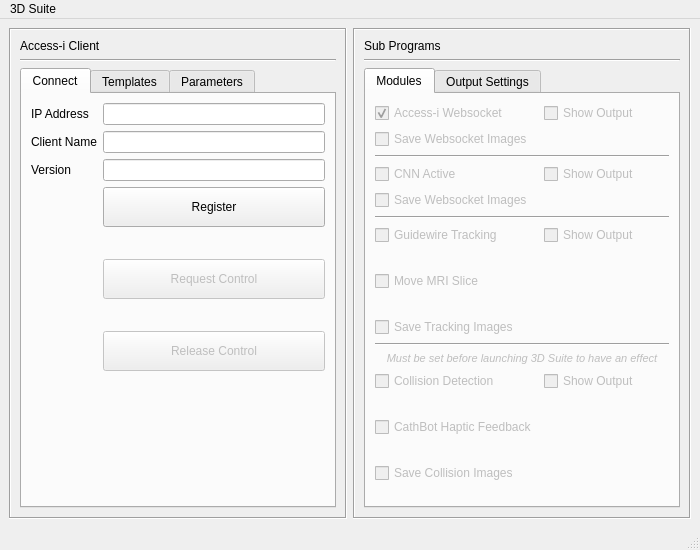
<?xml version="1.0" encoding="UTF-8"?>
<ui version="4.0">
 <class>MainWindow</class>
 <widget class="QMainWindow" name="MainWindow">
  <property name="geometry">
   <rect>
    <x>0</x>
    <y>0</y>
    <width>700</width>
    <height>550</height>
   </rect>
  </property>
  <property name="minimumSize">
   <size>
    <width>700</width>
    <height>550</height>
   </size>
  </property>
  <property name="maximumSize">
   <size>
    <width>16777215</width>
    <height>16777215</height>
   </size>
  </property>
  <property name="windowTitle">
   <string>MainWindow</string>
  </property>
  <widget class="QWidget" name="centralwidget">
   <layout class="QHBoxLayout" name="horizontalLayout">
    <item>
     <widget class="QFrame" name="AccessiClient">
      <property name="frameShape">
       <enum>QFrame::Shape::Box</enum>
      </property>
      <property name="frameShadow">
       <enum>QFrame::Shadow::Sunken</enum>
      </property>
      <layout class="QVBoxLayout" name="verticalLayout">
       <item>
        <widget class="QLabel" name="label">
         <property name="text">
          <string>Access-i Client</string>
         </property>
        </widget>
       </item>
       <item>
        <widget class="Line" name="line">
         <property name="orientation">
          <enum>Qt::Orientation::Horizontal</enum>
         </property>
        </widget>
       </item>
       <item>
        <widget class="QTabWidget" name="tabWidget">
         <property name="currentIndex">
          <number>0</number>
         </property>
         <widget class="QWidget" name="tab">
          <attribute name="title">
           <string>Connect</string>
          </attribute>
          <layout class="QFormLayout" name="formLayout">
           <item row="0" column="0">
            <widget class="QLabel" name="label_3">
             <property name="text">
              <string>IP Address</string>
             </property>
            </widget>
           </item>
           <item row="1" column="0">
            <widget class="QLabel" name="label_4">
             <property name="text">
              <string>Client Name</string>
             </property>
            </widget>
           </item>
           <item row="0" column="1">
            <widget class="QLineEdit" name="field_ip_address"/>
           </item>
           <item row="1" column="1">
            <widget class="QLineEdit" name="field_client_name"/>
           </item>
           <item row="2" column="0">
            <widget class="QLabel" name="label_5">
             <property name="text">
              <string>Version</string>
             </property>
            </widget>
           </item>
           <item row="2" column="1">
            <widget class="QLineEdit" name="field_version"/>
           </item>
           <item row="3" column="1">
            <widget class="QPushButton" name="button_register">
             <property name="enabled">
              <bool>true</bool>
             </property>
             <property name="minimumSize">
              <size>
               <width>0</width>
               <height>40</height>
              </size>
             </property>
             <property name="text">
              <string>Register</string>
             </property>
            </widget>
           </item>
           <item row="3" column="0">
            <spacer name="horizontalSpacer">
             <property name="orientation">
              <enum>Qt::Orientation::Horizontal</enum>
             </property>
             <property name="sizeHint" stdset="0">
              <size>
               <width>40</width>
               <height>20</height>
              </size>
             </property>
            </spacer>
           </item>
           <item row="4" column="1">
            <widget class="QLabel" name="status_register">
             <property name="text">
              <string/>
             </property>
             <property name="alignment">
              <set>Qt::AlignmentFlag::AlignCenter</set>
             </property>
             <property name="wordWrap">
              <bool>true</bool>
             </property>
             <property name="textInteractionFlags">
              <set>Qt::TextInteractionFlag::LinksAccessibleByKeyboard|Qt::TextInteractionFlag::LinksAccessibleByMouse|Qt::TextInteractionFlag::TextBrowserInteraction|Qt::TextInteractionFlag::TextSelectableByKeyboard|Qt::TextInteractionFlag::TextSelectableByMouse</set>
             </property>
            </widget>
           </item>
           <item row="4" column="0">
            <spacer name="horizontalSpacer_2">
             <property name="orientation">
              <enum>Qt::Orientation::Horizontal</enum>
             </property>
             <property name="sizeHint" stdset="0">
              <size>
               <width>40</width>
               <height>20</height>
              </size>
             </property>
            </spacer>
           </item>
           <item row="8" column="0">
            <spacer name="horizontalSpacer_3">
             <property name="orientation">
              <enum>Qt::Orientation::Horizontal</enum>
             </property>
             <property name="sizeHint" stdset="0">
              <size>
               <width>40</width>
               <height>20</height>
              </size>
             </property>
            </spacer>
           </item>
           <item row="8" column="1">
            <widget class="QLabel" name="status_release_control">
             <property name="text">
              <string/>
             </property>
             <property name="alignment">
              <set>Qt::AlignmentFlag::AlignCenter</set>
             </property>
             <property name="wordWrap">
              <bool>true</bool>
             </property>
             <property name="textInteractionFlags">
              <set>Qt::TextInteractionFlag::LinksAccessibleByKeyboard|Qt::TextInteractionFlag::LinksAccessibleByMouse|Qt::TextInteractionFlag::TextBrowserInteraction|Qt::TextInteractionFlag::TextSelectableByKeyboard|Qt::TextInteractionFlag::TextSelectableByMouse</set>
             </property>
            </widget>
           </item>
           <item row="6" column="0">
            <spacer name="horizontalSpacer_4">
             <property name="orientation">
              <enum>Qt::Orientation::Horizontal</enum>
             </property>
             <property name="sizeHint" stdset="0">
              <size>
               <width>40</width>
               <height>20</height>
              </size>
             </property>
            </spacer>
           </item>
           <item row="5" column="0">
            <spacer name="horizontalSpacer_5">
             <property name="orientation">
              <enum>Qt::Orientation::Horizontal</enum>
             </property>
             <property name="sizeHint" stdset="0">
              <size>
               <width>40</width>
               <height>20</height>
              </size>
             </property>
            </spacer>
           </item>
           <item row="5" column="1">
            <widget class="QPushButton" name="button_request_control">
             <property name="enabled">
              <bool>false</bool>
             </property>
             <property name="minimumSize">
              <size>
               <width>0</width>
               <height>40</height>
              </size>
             </property>
             <property name="text">
              <string>Request Control</string>
             </property>
            </widget>
           </item>
           <item row="7" column="0">
            <spacer name="horizontalSpacer_6">
             <property name="orientation">
              <enum>Qt::Orientation::Horizontal</enum>
             </property>
             <property name="sizeHint" stdset="0">
              <size>
               <width>40</width>
               <height>20</height>
              </size>
             </property>
            </spacer>
           </item>
           <item row="6" column="1">
            <widget class="QLabel" name="status_request_control">
             <property name="text">
              <string/>
             </property>
             <property name="alignment">
              <set>Qt::AlignmentFlag::AlignCenter</set>
             </property>
             <property name="wordWrap">
              <bool>true</bool>
             </property>
             <property name="textInteractionFlags">
              <set>Qt::TextInteractionFlag::LinksAccessibleByKeyboard|Qt::TextInteractionFlag::LinksAccessibleByMouse|Qt::TextInteractionFlag::TextBrowserInteraction|Qt::TextInteractionFlag::TextSelectableByKeyboard|Qt::TextInteractionFlag::TextSelectableByMouse</set>
             </property>
            </widget>
           </item>
           <item row="7" column="1">
            <widget class="QPushButton" name="button_release_control">
             <property name="enabled">
              <bool>false</bool>
             </property>
             <property name="minimumSize">
              <size>
               <width>0</width>
               <height>40</height>
              </size>
             </property>
             <property name="text">
              <string>Release Control</string>
             </property>
            </widget>
           </item>
          </layout>
         </widget>
         <widget class="QWidget" name="tab_2">
          <attribute name="title">
           <string>Templates</string>
          </attribute>
          <layout class="QVBoxLayout" name="verticalLayout_3">
           <item>
            <widget class="QPushButton" name="button_get_templates">
             <property name="enabled">
              <bool>false</bool>
             </property>
             <property name="text">
              <string>Get Templates</string>
             </property>
            </widget>
           </item>
           <item>
            <widget class="QTableWidget" name="table_templates">
             <property name="editTriggers">
              <set>QAbstractItemView::EditTrigger::NoEditTriggers</set>
             </property>
             <property name="showDropIndicator" stdset="0">
              <bool>false</bool>
             </property>
             <property name="dragDropOverwriteMode">
              <bool>false</bool>
             </property>
             <property name="selectionBehavior">
              <enum>QAbstractItemView::SelectionBehavior::SelectRows</enum>
             </property>
             <column>
              <property name="text">
               <string>Name</string>
              </property>
             </column>
             <column>
              <property name="text">
               <string>Interactive</string>
              </property>
             </column>
             <column>
              <property name="text">
               <string>ID</string>
              </property>
             </column>
            </widget>
           </item>
           <item>
            <widget class="QPushButton" name="button_open_template">
             <property name="enabled">
              <bool>false</bool>
             </property>
             <property name="text">
              <string>Open Template</string>
             </property>
            </widget>
           </item>
           <item>
            <widget class="QLabel" name="status_open_template">
             <property name="text">
              <string/>
             </property>
             <property name="alignment">
              <set>Qt::AlignmentFlag::AlignCenter</set>
             </property>
             <property name="wordWrap">
              <bool>true</bool>
             </property>
             <property name="textInteractionFlags">
              <set>Qt::TextInteractionFlag::LinksAccessibleByKeyboard|Qt::TextInteractionFlag::LinksAccessibleByMouse|Qt::TextInteractionFlag::TextBrowserInteraction|Qt::TextInteractionFlag::TextSelectableByKeyboard|Qt::TextInteractionFlag::TextSelectableByMouse</set>
             </property>
            </widget>
           </item>
           <item>
            <layout class="QHBoxLayout" name="horizontalLayout_2">
             <property name="topMargin">
              <number>0</number>
             </property>
             <item>
              <widget class="QPushButton" name="button_start_template">
               <property name="enabled">
                <bool>false</bool>
               </property>
               <property name="minimumSize">
                <size>
                 <width>0</width>
                 <height>50</height>
                </size>
               </property>
               <property name="font">
                <font>
                 <pointsize>10</pointsize>
                 <bold>true</bold>
                </font>
               </property>
               <property name="text">
                <string>Start</string>
               </property>
              </widget>
             </item>
             <item>
              <widget class="QPushButton" name="button_stop_template">
               <property name="enabled">
                <bool>false</bool>
               </property>
               <property name="minimumSize">
                <size>
                 <width>0</width>
                 <height>50</height>
                </size>
               </property>
               <property name="font">
                <font>
                 <pointsize>10</pointsize>
                 <bold>true</bold>
                </font>
               </property>
               <property name="text">
                <string>Stop/Close Template</string>
               </property>
              </widget>
             </item>
            </layout>
           </item>
           <item>
            <widget class="QLabel" name="status_start_stop_template">
             <property name="text">
              <string/>
             </property>
             <property name="alignment">
              <set>Qt::AlignmentFlag::AlignCenter</set>
             </property>
             <property name="wordWrap">
              <bool>true</bool>
             </property>
             <property name="textInteractionFlags">
              <set>Qt::TextInteractionFlag::LinksAccessibleByKeyboard|Qt::TextInteractionFlag::LinksAccessibleByMouse|Qt::TextInteractionFlag::TextBrowserInteraction|Qt::TextInteractionFlag::TextSelectableByKeyboard|Qt::TextInteractionFlag::TextSelectableByMouse</set>
             </property>
            </widget>
           </item>
          </layout>
         </widget>
         <widget class="QWidget" name="tab_5">
          <attribute name="title">
           <string>Parameters</string>
          </attribute>
          <layout class="QFormLayout" name="formLayout_2">
           <item row="0" column="0">
            <widget class="QLabel" name="label_6">
             <property name="font">
              <font>
               <bold>true</bold>
              </font>
             </property>
             <property name="text">
              <string>Get Parameter</string>
             </property>
            </widget>
           </item>
           <item row="0" column="1">
            <spacer name="horizontalSpacer_7">
             <property name="orientation">
              <enum>Qt::Orientation::Horizontal</enum>
             </property>
             <property name="sizeHint" stdset="0">
              <size>
               <width>40</width>
               <height>20</height>
              </size>
             </property>
            </spacer>
           </item>
           <item row="1" column="0">
            <widget class="QLabel" name="label_7">
             <property name="text">
              <string>Parameter</string>
             </property>
            </widget>
           </item>
           <item row="1" column="1">
            <widget class="QComboBox" name="combo_get_parameter_choice"/>
           </item>
           <item row="2" column="0" colspan="2">
            <widget class="QPushButton" name="button_get_parameter">
             <property name="enabled">
              <bool>false</bool>
             </property>
             <property name="minimumSize">
              <size>
               <width>0</width>
               <height>40</height>
              </size>
             </property>
             <property name="text">
              <string>Get Parameter</string>
             </property>
            </widget>
           </item>
           <item row="3" column="0" colspan="2">
            <widget class="QLabel" name="status_get_parameter">
             <property name="text">
              <string/>
             </property>
             <property name="wordWrap">
              <bool>true</bool>
             </property>
             <property name="textInteractionFlags">
              <set>Qt::TextInteractionFlag::LinksAccessibleByKeyboard|Qt::TextInteractionFlag::LinksAccessibleByMouse|Qt::TextInteractionFlag::TextBrowserInteraction|Qt::TextInteractionFlag::TextSelectableByKeyboard|Qt::TextInteractionFlag::TextSelectableByMouse</set>
             </property>
            </widget>
           </item>
           <item row="4" column="0" colspan="2">
            <widget class="Line" name="line_3">
             <property name="minimumSize">
              <size>
               <width>0</width>
               <height>0</height>
              </size>
             </property>
             <property name="orientation">
              <enum>Qt::Orientation::Horizontal</enum>
             </property>
            </widget>
           </item>
           <item row="5" column="0">
            <widget class="QLabel" name="label_8">
             <property name="font">
              <font>
               <bold>true</bold>
              </font>
             </property>
             <property name="text">
              <string>Set Parameter</string>
             </property>
            </widget>
           </item>
           <item row="5" column="1">
            <spacer name="horizontalSpacer_8">
             <property name="orientation">
              <enum>Qt::Orientation::Horizontal</enum>
             </property>
             <property name="sizeHint" stdset="0">
              <size>
               <width>40</width>
               <height>20</height>
              </size>
             </property>
            </spacer>
           </item>
           <item row="6" column="0">
            <widget class="QLabel" name="label_9">
             <property name="text">
              <string>Parameter</string>
             </property>
            </widget>
           </item>
           <item row="6" column="1">
            <widget class="QComboBox" name="combo_set_parameter_choice"/>
           </item>
           <item row="8" column="0" colspan="2">
            <widget class="QPushButton" name="button_set_parameter">
             <property name="enabled">
              <bool>false</bool>
             </property>
             <property name="minimumSize">
              <size>
               <width>0</width>
               <height>40</height>
              </size>
             </property>
             <property name="text">
              <string>Set Parameter</string>
             </property>
            </widget>
           </item>
           <item row="9" column="0" colspan="2">
            <widget class="QLabel" name="status_set_parameter">
             <property name="text">
              <string/>
             </property>
             <property name="wordWrap">
              <bool>true</bool>
             </property>
             <property name="textInteractionFlags">
              <set>Qt::TextInteractionFlag::LinksAccessibleByKeyboard|Qt::TextInteractionFlag::LinksAccessibleByMouse|Qt::TextInteractionFlag::TextBrowserInteraction|Qt::TextInteractionFlag::TextSelectableByKeyboard|Qt::TextInteractionFlag::TextSelectableByMouse</set>
             </property>
            </widget>
           </item>
           <item row="7" column="0">
            <widget class="QLabel" name="label_10">
             <property name="text">
              <string>Value</string>
             </property>
            </widget>
           </item>
           <item row="7" column="1">
            <widget class="QLineEdit" name="field_parameter_value"/>
           </item>
          </layout>
         </widget>
        </widget>
       </item>
      </layout>
     </widget>
    </item>
    <item>
     <widget class="QFrame" name="SubPrograms">
      <property name="frameShape">
       <enum>QFrame::Shape::Box</enum>
      </property>
      <property name="frameShadow">
       <enum>QFrame::Shadow::Sunken</enum>
      </property>
      <layout class="QVBoxLayout" name="verticalLayout_2">
       <item>
        <widget class="QLabel" name="label_2">
         <property name="text">
          <string>Sub Programs</string>
         </property>
        </widget>
       </item>
       <item>
        <widget class="Line" name="line_2">
         <property name="orientation">
          <enum>Qt::Orientation::Horizontal</enum>
         </property>
        </widget>
       </item>
       <item>
        <widget class="QTabWidget" name="tabWidget_2">
         <property name="currentIndex">
          <number>0</number>
         </property>
         <widget class="QWidget" name="tab_3">
          <attribute name="title">
           <string>Modules</string>
          </attribute>
          <layout class="QFormLayout" name="formLayout_3">
           <item row="1" column="0">
            <widget class="QCheckBox" name="check_websocket_active">
             <property name="enabled">
              <bool>false</bool>
             </property>
             <property name="text">
              <string>Access-i Websocket</string>
             </property>
             <property name="checked">
              <bool>true</bool>
             </property>
            </widget>
           </item>
           <item row="1" column="1">
            <widget class="QCheckBox" name="check_websocket_output">
             <property name="enabled">
              <bool>false</bool>
             </property>
             <property name="text">
              <string>Show Output</string>
             </property>
             <property name="checkable">
              <bool>true</bool>
             </property>
            </widget>
           </item>
           <item row="2" column="0">
            <widget class="QCheckBox" name="check_websocket_save">
             <property name="enabled">
              <bool>false</bool>
             </property>
             <property name="text">
              <string>Save Websocket Images</string>
             </property>
            </widget>
           </item>
           <item row="2" column="1">
            <widget class="QLabel" name="status_websocket_image">
             <property name="text">
              <string/>
             </property>
             <property name="wordWrap">
              <bool>true</bool>
             </property>
             <property name="textInteractionFlags">
              <set>Qt::TextInteractionFlag::LinksAccessibleByKeyboard|Qt::TextInteractionFlag::LinksAccessibleByMouse|Qt::TextInteractionFlag::TextBrowserInteraction|Qt::TextInteractionFlag::TextSelectableByKeyboard|Qt::TextInteractionFlag::TextSelectableByMouse</set>
             </property>
            </widget>
           </item>
           <item row="3" column="0" colspan="2">
            <widget class="Line" name="line_5">
             <property name="orientation">
              <enum>Qt::Orientation::Horizontal</enum>
             </property>
            </widget>
           </item>
           <item row="4" column="0">
            <widget class="QCheckBox" name="check_cnn_active">
             <property name="enabled">
              <bool>false</bool>
             </property>
             <property name="text">
              <string>CNN Active</string>
             </property>
            </widget>
           </item>
           <item row="4" column="1">
            <widget class="QCheckBox" name="check_cnn_output">
             <property name="enabled">
              <bool>false</bool>
             </property>
             <property name="text">
              <string>Show Output</string>
             </property>
            </widget>
           </item>
           <item row="5" column="0">
            <widget class="QCheckBox" name="check_cnn_save">
             <property name="enabled">
              <bool>false</bool>
             </property>
             <property name="text">
              <string>Save Websocket Images</string>
             </property>
            </widget>
           </item>
           <item row="5" column="1">
            <widget class="QLabel" name="status_cnn">
             <property name="text">
              <string/>
             </property>
             <property name="wordWrap">
              <bool>true</bool>
             </property>
             <property name="textInteractionFlags">
              <set>Qt::TextInteractionFlag::LinksAccessibleByKeyboard|Qt::TextInteractionFlag::LinksAccessibleByMouse|Qt::TextInteractionFlag::TextBrowserInteraction|Qt::TextInteractionFlag::TextSelectableByKeyboard|Qt::TextInteractionFlag::TextSelectableByMouse</set>
             </property>
            </widget>
           </item>
           <item row="6" column="0" colspan="2">
            <widget class="Line" name="line_6">
             <property name="orientation">
              <enum>Qt::Orientation::Horizontal</enum>
             </property>
            </widget>
           </item>
           <item row="7" column="0">
            <widget class="QCheckBox" name="check_guidewire_tracking_active">
             <property name="enabled">
              <bool>false</bool>
             </property>
             <property name="text">
              <string>Guidewire Tracking</string>
             </property>
            </widget>
           </item>
           <item row="7" column="1">
            <widget class="QCheckBox" name="check_tracking_output">
             <property name="enabled">
              <bool>false</bool>
             </property>
             <property name="text">
              <string>Show Output</string>
             </property>
            </widget>
           </item>
           <item row="8" column="0" colspan="2">
            <widget class="QLabel" name="status_guidewire_tracking">
             <property name="text">
              <string/>
             </property>
             <property name="wordWrap">
              <bool>true</bool>
             </property>
             <property name="textInteractionFlags">
              <set>Qt::TextInteractionFlag::LinksAccessibleByKeyboard|Qt::TextInteractionFlag::LinksAccessibleByMouse|Qt::TextInteractionFlag::TextBrowserInteraction|Qt::TextInteractionFlag::TextSelectableByKeyboard|Qt::TextInteractionFlag::TextSelectableByMouse</set>
             </property>
            </widget>
           </item>
           <item row="9" column="0">
            <widget class="QCheckBox" name="check_tracking_move_slice">
             <property name="enabled">
              <bool>false</bool>
             </property>
             <property name="text">
              <string>Move MRI Slice</string>
             </property>
            </widget>
           </item>
           <item row="10" column="0" colspan="2">
            <widget class="QLabel" name="status_move_mri_slice">
             <property name="text">
              <string/>
             </property>
             <property name="wordWrap">
              <bool>true</bool>
             </property>
             <property name="textInteractionFlags">
              <set>Qt::TextInteractionFlag::LinksAccessibleByKeyboard|Qt::TextInteractionFlag::LinksAccessibleByMouse|Qt::TextInteractionFlag::TextBrowserInteraction|Qt::TextInteractionFlag::TextSelectableByKeyboard|Qt::TextInteractionFlag::TextSelectableByMouse</set>
             </property>
            </widget>
           </item>
           <item row="11" column="0">
            <widget class="QCheckBox" name="check_tracking_save">
             <property name="enabled">
              <bool>false</bool>
             </property>
             <property name="text">
              <string>Save Tracking Images</string>
             </property>
            </widget>
           </item>
           <item row="12" column="0" colspan="2">
            <widget class="Line" name="line_7">
             <property name="orientation">
              <enum>Qt::Orientation::Horizontal</enum>
             </property>
            </widget>
           </item>
           <item row="14" column="0">
            <widget class="QCheckBox" name="check_collision_detection_active">
             <property name="enabled">
              <bool>false</bool>
             </property>
             <property name="text">
              <string>Collision Detection</string>
             </property>
            </widget>
           </item>
           <item row="14" column="1">
            <widget class="QCheckBox" name="check_collision_output">
             <property name="enabled">
              <bool>false</bool>
             </property>
             <property name="text">
              <string>Show Output</string>
             </property>
            </widget>
           </item>
           <item row="15" column="0" colspan="2">
            <widget class="QLabel" name="status_collision_detection">
             <property name="text">
              <string/>
             </property>
             <property name="wordWrap">
              <bool>true</bool>
             </property>
             <property name="textInteractionFlags">
              <set>Qt::TextInteractionFlag::LinksAccessibleByKeyboard|Qt::TextInteractionFlag::LinksAccessibleByMouse|Qt::TextInteractionFlag::TextBrowserInteraction|Qt::TextInteractionFlag::TextSelectableByKeyboard|Qt::TextInteractionFlag::TextSelectableByMouse</set>
             </property>
            </widget>
           </item>
           <item row="16" column="0">
            <widget class="QCheckBox" name="check_cathbot_collision_feedback">
             <property name="enabled">
              <bool>false</bool>
             </property>
             <property name="toolTip">
              <string>Requires Ixxat USB-to-CAN to be connected, drivers installed.</string>
             </property>
             <property name="text">
              <string>CathBot Haptic Feedback</string>
             </property>
            </widget>
           </item>
           <item row="17" column="0" colspan="2">
            <widget class="QLabel" name="status_cathbot_feedback">
             <property name="text">
              <string/>
             </property>
             <property name="wordWrap">
              <bool>true</bool>
             </property>
             <property name="textInteractionFlags">
              <set>Qt::TextInteractionFlag::LinksAccessibleByKeyboard|Qt::TextInteractionFlag::LinksAccessibleByMouse|Qt::TextInteractionFlag::TextBrowserInteraction|Qt::TextInteractionFlag::TextSelectableByKeyboard|Qt::TextInteractionFlag::TextSelectableByMouse</set>
             </property>
            </widget>
           </item>
           <item row="18" column="0">
            <widget class="QCheckBox" name="check_collision_save">
             <property name="enabled">
              <bool>false</bool>
             </property>
             <property name="text">
              <string>Save Collision Images</string>
             </property>
            </widget>
           </item>
           <item row="19" column="0">
            <widget class="Line" name="line_4">
             <property name="orientation">
              <enum>Qt::Orientation::Horizontal</enum>
             </property>
            </widget>
           </item>
           <item row="13" column="0" colspan="2">
            <widget class="QLabel" name="label_14">
             <property name="enabled">
              <bool>false</bool>
             </property>
             <property name="font">
              <font>
               <pointsize>8</pointsize>
               <italic>true</italic>
              </font>
             </property>
             <property name="text">
              <string>Must be set before launching 3D Suite to have an effect</string>
             </property>
             <property name="alignment">
              <set>Qt::AlignmentFlag::AlignCenter</set>
             </property>
             <property name="wordWrap">
              <bool>true</bool>
             </property>
             <property name="textInteractionFlags">
              <set>Qt::TextInteractionFlag::NoTextInteraction</set>
             </property>
            </widget>
           </item>
          </layout>
         </widget>
         <widget class="QWidget" name="tab_4">
          <attribute name="title">
           <string>Output Settings</string>
          </attribute>
          <layout class="QVBoxLayout" name="verticalLayout_4">
           <item>
            <layout class="QHBoxLayout" name="horizontalLayout_3">
             <item>
              <widget class="QLabel" name="label_11">
               <property name="text">
                <string>Output Directory</string>
               </property>
              </widget>
             </item>
             <item>
              <widget class="QLineEdit" name="field_output_directory"/>
             </item>
             <item>
              <widget class="QPushButton" name="button_select_output_dir">
               <property name="enabled">
                <bool>true</bool>
               </property>
               <property name="text">
                <string>Choose...</string>
               </property>
              </widget>
             </item>
            </layout>
           </item>
           <item>
            <layout class="QHBoxLayout" name="horizontalLayout_6">
             <item>
              <widget class="QLabel" name="label_13">
               <property name="text">
                <string>Show Output Dimensions</string>
               </property>
              </widget>
             </item>
             <item>
              <widget class="QComboBox" name="combo_show_output_dimensions">
               <item>
                <property name="text">
                 <string>512x512</string>
                </property>
               </item>
               <item>
                <property name="text">
                 <string>1024x1024</string>
                </property>
               </item>
               <item>
                <property name="text">
                 <string>256x256</string>
                </property>
               </item>
               <item>
                <property name="text">
                 <string>128x128</string>
                </property>
               </item>
              </widget>
             </item>
            </layout>
           </item>
           <item>
            <widget class="Line" name="line_8">
             <property name="orientation">
              <enum>Qt::Orientation::Horizontal</enum>
             </property>
            </widget>
           </item>
           <item>
            <layout class="QHBoxLayout" name="horizontalLayout_7">
             <property name="bottomMargin">
              <number>10</number>
             </property>
             <item>
              <widget class="QLabel" name="label_12">
               <property name="text">
                <string>Access-i Image Format</string>
               </property>
              </widget>
             </item>
             <item>
              <widget class="QComboBox" name="combo_accessi_image_format">
               <item>
                <property name="text">
                 <string>raw16bit</string>
                </property>
               </item>
               <item>
                <property name="text">
                 <string>dicom</string>
                </property>
               </item>
              </widget>
             </item>
            </layout>
           </item>
           <item>
            <spacer name="verticalSpacer">
             <property name="orientation">
              <enum>Qt::Orientation::Vertical</enum>
             </property>
             <property name="sizeHint" stdset="0">
              <size>
               <width>20</width>
               <height>40</height>
              </size>
             </property>
            </spacer>
           </item>
          </layout>
         </widget>
        </widget>
       </item>
      </layout>
     </widget>
    </item>
   </layout>
  </widget>
  <widget class="QMenuBar" name="menubar">
   <property name="geometry">
    <rect>
     <x>0</x>
     <y>0</y>
     <width>700</width>
     <height>33</height>
    </rect>
   </property>
   <widget class="QMenu" name="menuScanSuite">
    <property name="title">
     <string>3D Suite</string>
    </property>
    <addaction name="actionOpen_3D_Scan_Suite"/>
   </widget>
   <addaction name="menuScanSuite"/>
  </widget>
  <widget class="QStatusBar" name="statusbar"/>
  <action name="actionOpen_3D_Scan_Suite">
   <property name="text">
    <string>Open 3D Suite</string>
   </property>
  </action>
  <action name="actionLight">
   <property name="checkable">
    <bool>true</bool>
   </property>
   <property name="text">
    <string>Light</string>
   </property>
  </action>
  <action name="actionDark">
   <property name="checkable">
    <bool>true</bool>
   </property>
   <property name="checked">
    <bool>true</bool>
   </property>
   <property name="text">
    <string>Dark</string>
   </property>
  </action>
 </widget>
 <resources/>
 <connections/>
</ui>
